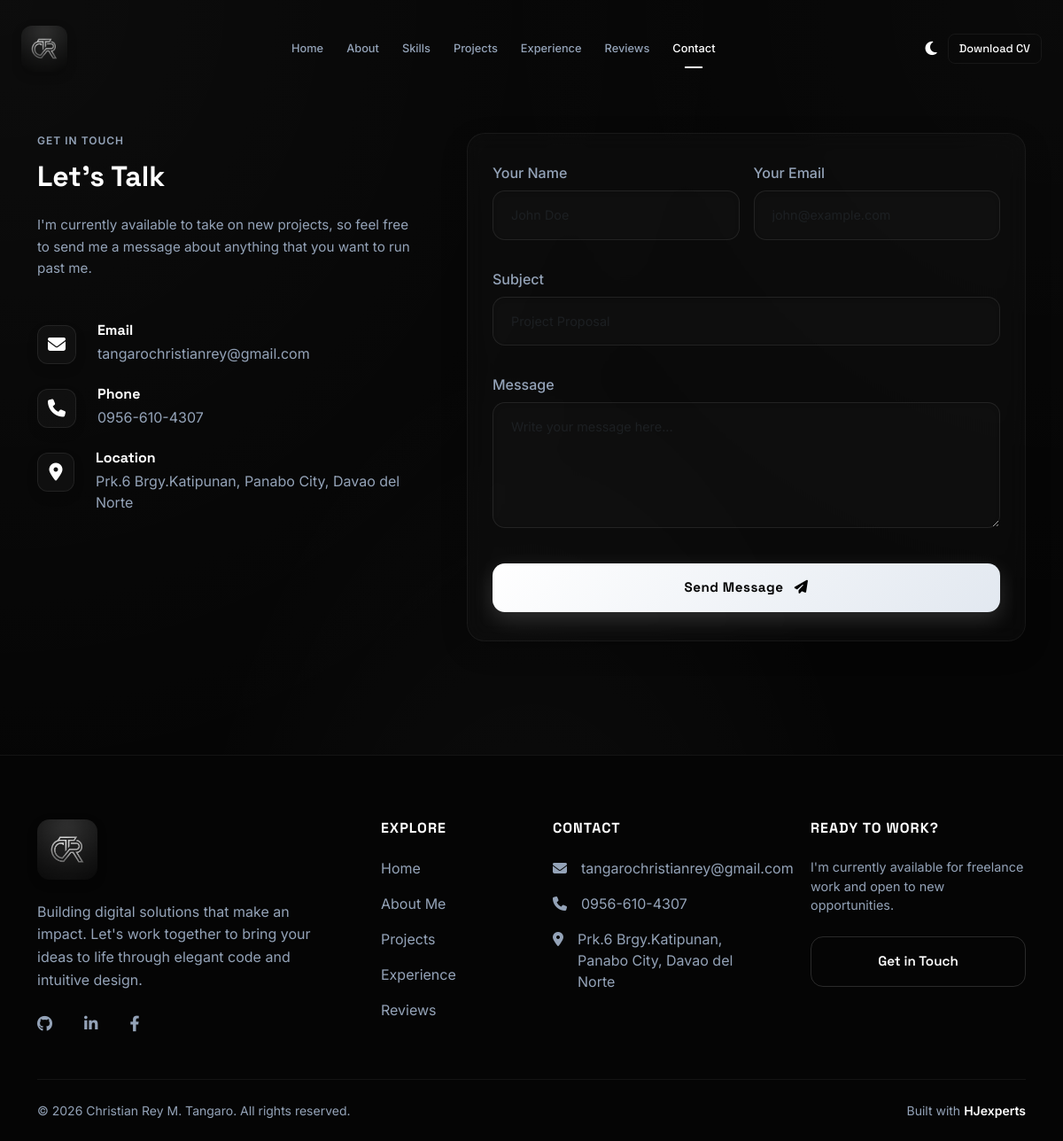
The page /contact.php on the database its author committed.
### tables this page shows
CREATE TABLE `settings` (
  `setting_key` varchar(50) NOT NULL,
  `setting_value` text DEFAULT NULL,
  PRIMARY KEY (`setting_key`)
);

### includes/db.php (called while the page is built, shortened)
<?php
$is_localhost = isset($_SERVER['HTTP_HOST']) && ($_SERVER['HTTP_HOST'] === 'localhost' || $_SERVER['HTTP_HOST'] === '127.0.0.1' || in_array($_SERVER['REMOTE_ADDR'], ['127.0.0.1', '::1']));
$base_url = $is_localhost ? '/garu' : '';
function getSetting(PDO $pdo, string $key): string {
    $stmt = $pdo->prepare("SELECT setting_value FROM settings WHERE setting_key = ?");
    $stmt->execute([$key]);
    return $stmt->fetchColumn() ?: '';
}
?>

### contact.php (the view, shortened to what this page needs)
<?php include 'includes/header.php'; ?>
<?php
$email = getSetting($pdo, 'email');
$phone = getSetting($pdo, 'phone');
$location = getSetting($pdo, 'location');
?>
    <section id="contact" style="padding-top: 150px; min-height: 100vh; padding-bottom: 80px;">
        <div class="container">
            <div class="row g-5">
                <div class="col-lg-5">
                    <div class="section-label">GET IN TOUCH</div>
                    <h2 class="section-title">Let's Talk</h2>
                    <p class="hero-desc mb-5">
                        I'm currently available to take on new projects, so feel free to send me a message about anything that you want to run past me.
                    </p>
                    <div class="d-flex flex-column gap-4">
                        <div class="d-flex align-items-start gap-4 contact-row">
                            <div class="contact-item-icon mt-1"><i class="fa-solid fa-envelope fs-5"></i></div>
                            <div>
                                <h5 class="text-white mb-1 fs-6 fw-bold">Email</h5>
                                <p class="mb-0 fs-6" style="color: var(--text-secondary);"><?= htmlspecialchars($email) ?></p>
                            </div>
                        </div>
                        <div class="d-flex align-items-start gap-4 contact-row">
                            <div class="contact-item-icon mt-1"><i class="fa-solid fa-phone fs-5"></i></div>
                            <div>
                                <h5 class="text-white mb-1 fs-6 fw-bold">Phone</h5>
                                <p class="mb-0 fs-6" style="color: var(--text-secondary);"><?= htmlspecialchars($phone) ?></p>
                            </div>
                        </div>
                        <div class="d-flex align-items-start gap-4 contact-row">
                            <div class="contact-item-icon mt-1"><i class="fa-solid fa-location-dot fs-5"></i></div>
                            <div>
                                <h5 class="text-white mb-1 fs-6 fw-bold">Location</h5>
                                <p class="mb-0 fs-6" style="color: var(--text-secondary);"><?= htmlspecialchars_decode($location) ?></p>
                            </div>
                        </div>
                    </div>
                </div>
                <div class="col-lg-7">
                    <div class="info-card">
                        <form action="" method="POST">
                            <div class="row g-3">
                                <div class="col-md-6">
                                    <div class="mb-3">
                                        <label class="form-label" style="color: var(--text-secondary); font-weight: 500;">Your Name</label>
                                        <input type="text" name="name" class="form-control" required placeholder="John Doe">
                                    </div>
                                </div>
                                <div class="col-md-6">
                                    <div class="mb-3">
                                        <label class="form-label" style="color: var(--text-secondary); font-weight: 500;">Your Email</label>
                                        <input type="email" name="email" class="form-control" required placeholder="john@example.com">
                                    </div>
                                </div>
                                <div class="col-12">
                                    <div class="mb-3">
                                        <label class="form-label" style="color: var(--text-secondary); font-weight: 500;">Subject</label>
                                        <input type="text" name="subject" class="form-control" required placeholder="Project Proposal">
                                    </div>
                                </div>
                                <div class="col-12">
                                    <div class="mb-4">
                                        <label class="form-label" style="color: var(--text-secondary); font-weight: 500;">Message</label>
                                        <textarea name="message" class="form-control" rows="5" required placeholder="Write your message here..."></textarea>
                                    </div>
                                </div>
                                <div class="col-12">
                                    <button type="submit" class="btn-primary-custom w-100 py-3">Send Message <i class="fa-solid fa-paper-plane ms-2"></i></button>
                                </div>
                            </div>
                        </form>
                    </div>
                </div>
            </div>
        </div>
    </section>
<?php include 'includes/footer.php'; ?>

### includes/footer.php (shortened to what this page needs)
<?php
$f_facebook = getSetting($pdo, 'facebook');
$f_github = getSetting($pdo, 'github');
$f_linkedin = getSetting($pdo, 'linkedin');
$f_email = getSetting($pdo, 'email');
$f_phone = getSetting($pdo, 'phone');
$f_location = getSetting($pdo, 'location');
?>
    <footer class="pt-5 pb-4 mt-5" style="border-top: 1px solid var(--border-color); background: var(--bg-main);">
        <div class="container mt-4 reveal">
            <div class="row g-5 mb-5">
                <div class="col-lg-4 col-md-6">
                    <div class="mb-4">
                        <img src="<?= $base_url ?>/assets/images/logo.png" alt="CRT Logo" class="footer-logo">
                    </div>
                    <p class="text-secondary-custom mb-4 pe-lg-4 fs-6" style="line-height: 1.6; color: var(--text-secondary);">
                        Building digital solutions that make an impact. Let's work together to bring your ideas to life through elegant code and intuitive design.
                    </p>
                    <div class="d-flex gap-3 social-icons">
                        <a href="<?= htmlspecialchars($f_github) ?>" target="_blank" class="text-decoration-none"><i class="fa-brands fa-github"></i></a>
                        <a href="<?= htmlspecialchars($f_linkedin) ?>" target="_blank" class="text-decoration-none"><i class="fa-brands fa-linkedin-in"></i></a>
                        <a href="<?= htmlspecialchars($f_facebook) ?>" target="_blank" class="text-decoration-none"><i class="fa-brands fa-facebook-f"></i></a>
                    </div>
                </div>
                <div class="col-lg-2 col-md-6">
                    <h5 class="text-white mb-4 fw-bold fs-6 text-uppercase" style="letter-spacing: 1px;">Explore</h5>
                    <ul class="list-unstyled d-flex flex-column gap-3">
                        <li><a href="<?= $base_url ?>/" class="text-decoration-none footer-link" style="color: var(--text-secondary);">Home</a></li>
                        <li><a href="<?= $base_url ?>/about" class="text-decoration-none footer-link" style="color: var(--text-secondary);">About Me</a></li>
                        <li><a href="<?= $base_url ?>/projects" class="text-decoration-none footer-link" style="color: var(--text-secondary);">Projects</a></li>
                        <li><a href="<?= $base_url ?>/experience" class="text-decoration-none footer-link" style="color: var(--text-secondary);">Experience</a></li>
                        <li><a href="<?= $base_url ?>/reviews" class="text-decoration-none footer-link" style="color: var(--text-secondary);">Reviews</a></li>
                    </ul>
                </div>
                <div class="col-lg-3 col-md-6">
                    <h5 class="text-white mb-4 fw-bold fs-6 text-uppercase" style="letter-spacing: 1px;">Contact</h5>
                    <ul class="list-unstyled d-flex flex-column gap-3">
                        <li style="color: var(--text-secondary);" class="d-flex gap-3"><i class="fa-solid fa-envelope mt-1"></i> <?= htmlspecialchars($f_email) ?></li>
                        <li style="color: var(--text-secondary);" class="d-flex gap-3"><i class="fa-solid fa-phone mt-1"></i> <?= htmlspecialchars($f_phone) ?></li>
                        <li style="color: var(--text-secondary);" class="d-flex gap-3"><i class="fa-solid fa-location-dot mt-1"></i> <?= htmlspecialchars($f_location) ?></li>
                    </ul>
                </div>
                <div class="col-lg-3 col-md-6">
                    <h5 class="text-white mb-4 fw-bold fs-6 text-uppercase" style="letter-spacing: 1px;">Ready to work?</h5>
                    <p class="mb-4" style="color: var(--text-secondary); font-size: 0.9rem;">I'm currently available for freelance work and open to new opportunities.</p>
                    <a href="<?= $base_url ?>/contact" class="btn-outline-custom w-100 text-center text-decoration-none d-inline-block">Get in Touch</a>
                </div>
            </div>
            <div class="pt-4 border-top d-flex flex-column flex-md-row justify-content-between align-items-center" style="border-color: var(--border-color) !important;">
                <p class="mb-0 small" style="color: var(--text-secondary);">&copy; <?php echo date('Y'); ?> Christian Rey M. Tangaro. All rights reserved.</p>
                <p class="mb-0 small mt-2 mt-md-0 d-flex align-items-center" style="color: var(--text-secondary);">
                    Built with <a href="#" target="_blank" class="fw-semibold ms-1 text-decoration-none" style="color: var(--text-primary); transition: 0.2s;" onmouseover="this.style.color='#10b981'" onmouseout="this.style.color='var(--text-primary)'">HJexperts</a>
                </p>
            </div>
        </div>
    </footer>
</body>
</html>

### assets/css/style.css (style rules this page uses)
:root { --bg-main: #050505; --bg-card: rgba(20, 20, 20, 0.6); --text-primary: #ffffff; --text-secondary: #94a3b8; --border-color: rgba(255, 255, 255, 0.06); --accent-glow: rgba(255, 255, 255, 0.05); }
h1, h2, h3, h4, h5, h6, .hero-title, .hero-tag, .btn-primary-custom, .btn-outline-custom, .btn-nav { font-family: 'Space Grotesk', sans-serif !important; }
html, body { overflow-x: hidden; width: 100%; }
body { background-color: var(--bg-main); background-image: radial-gradient(at 0% 0%, rgba(255, 255, 255, 0.03) 0px, transparent 50%), radial-gradient(at 100% 0%, rgba(255, 255, 255, 0.02) 0px, transparent 40%), radial-gradient(at 50% 100%, rgba(255, 255, 255, 0.04) 0px, transparent 50%); color: var(--text-primary); font-family: 'Inter', sans-serif; -webkit-font-smoothing: antialiased; transition: background-color 0.4s ease, color 0.4s ease, border-color 0.4s ease; min-height: 100vh; }
.info-card, .skill-card, .project-card, .nav-link, .btn-nav, .btn-primary-custom, .btn-outline-custom, .social-icons a, .mode-icon { transition: all 0.4s cubic-bezier(0.4, 0, 0.2, 1); }
.hero-desc { font-size: 0.95rem; color: var(--text-secondary); line-height: 1.6; max-width: 480px; margin-bottom: 32px; }
.btn-primary-custom { background-color: var(--text-primary); color: var(--bg-main); border: none; padding: 10px 24px; border-radius: 8px; font-weight: 600; font-size: 0.9rem; }
.btn-outline-custom { background-color: transparent; color: var(--text-primary); border: 1px solid var(--border-color); padding: 10px 24px; border-radius: 8px; font-weight: 600; font-size: 0.9rem; }
.social-icons a { color: var(--text-secondary); font-size: 1.1rem; margin-right: 20px; }
.section-label { font-size: 0.75rem; text-transform: uppercase; letter-spacing: 1px; color: var(--text-secondary); margin-bottom: 12px; font-weight: 600; }
.section-title { font-size: 2rem; font-weight: 700; margin-bottom: 24px; }
.info-card { background: rgba(255, 255, 255, 0.02) !important; border: 1px solid rgba(255, 255, 255, 0.05) !important; backdrop-filter: blur(12px); -webkit-backdrop-filter: blur(12px); border-radius: 20px !important; padding: 32px 28px !important; height: 100%; transition: all 0.4s cubic-bezier(0.4, 0, 0.2, 1) !important; position: relative; overflow: hidden; box-shadow: 0 10px 30px rgba(0, 0, 0, 0.2); }
.info-card::before { content: ''; position: absolute; top: 0; left: 0; width: 100%; height: 100%; background: linear-gradient(135deg, rgba(255, 255, 255, 0.04), transparent); opacity: 0; transition: opacity 0.4s ease; pointer-events: none; }
a { text-decoration: none; }
.footer-logo { height: 68px; object-fit: contain; border-radius: 14px; box-shadow: 0 4px 12px rgba(0, 0, 0, 0.2); }
.form-control, input[type="text"], input[type="email"], textarea { background: rgba(255, 255, 255, 0.02) !important; border: 1px solid rgba(255, 255, 255, 0.08) !important; border-radius: 14px !important; color: var(--text-primary) !important; padding: 16px 20px !important; font-size: 0.9rem !important; font-family: 'Inter', sans-serif !important; transition: all 0.3s cubic-bezier(0.4, 0, 0.2, 1) !important; box-shadow: inset 0 2px 4px rgba(0, 0, 0, 0.2); }
.btn-primary-custom, .btn-submit { background: linear-gradient(135deg, #ffffff, #e2e8f0) !important; color: #050505 !important; border: none !important; border-radius: 14px !important; padding: 16px 36px !important; font-weight: 700 !important; font-size: 0.95rem !important; letter-spacing: 0.5px !important; box-shadow: 0 8px 24px rgba(255, 255, 255, 0.15) !important; transition: all 0.4s cubic-bezier(0.4, 0, 0.2, 1) !important; }
.btn-outline-custom { background: transparent !important; border: 1px solid rgba(255, 255, 255, 0.15) !important; color: var(--text-primary) !important; border-radius: 14px !important; padding: 16px 36px !important; font-weight: 600 !important; font-size: 0.95rem !important; transition: all 0.3s cubic-bezier(0.4, 0, 0.2, 1) !important; }
.contact-item-icon { background: rgba(255, 255, 255, 0.03); border: 1px solid rgba(255, 255, 255, 0.08); width: 44px; height: 44px; border-radius: 12px; display: inline-flex; align-items: center; justify-content: center; box-shadow: 0 6px 12px rgba(0, 0, 0, 0.15); transition: all 0.4s ease; color: var(--text-primary); }

### includes/footer.php (style rules this page uses)
.footer-link { transition: 0.2s; }

### rows shown on the page
settings: setting_value "tangarochristianrey@gmail.com"
settings: setting_value "0956-610-4307"
settings: setting_value "Prk.6 Brgy.Katipunan, Panabo City, Davao del Norte"
